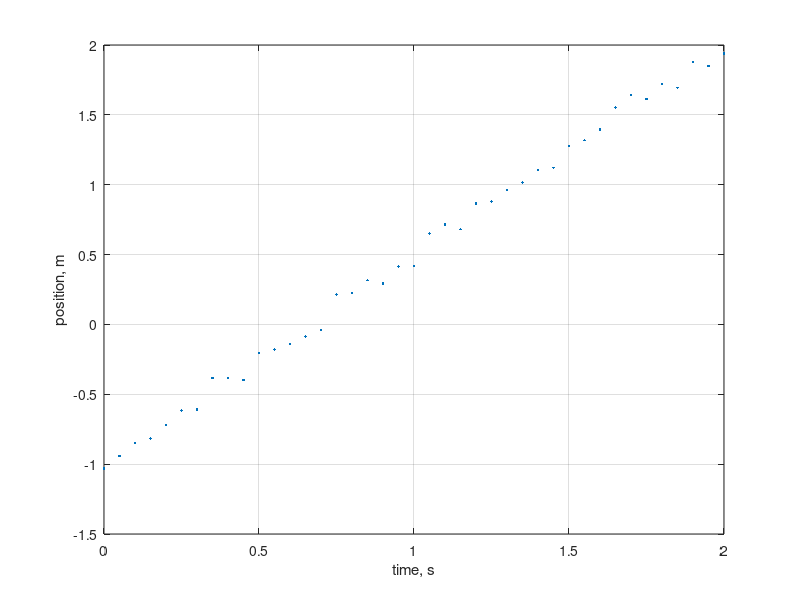

The MATLAB source for this figure:
t = 0.0:0.05:2.0;
x = 1.5*t-1;
x = x + 0.05*randn(size(x))

figure(1)
plot(t,x,'.');
xlabel('time, s')
ylabel('position, m')
grid on